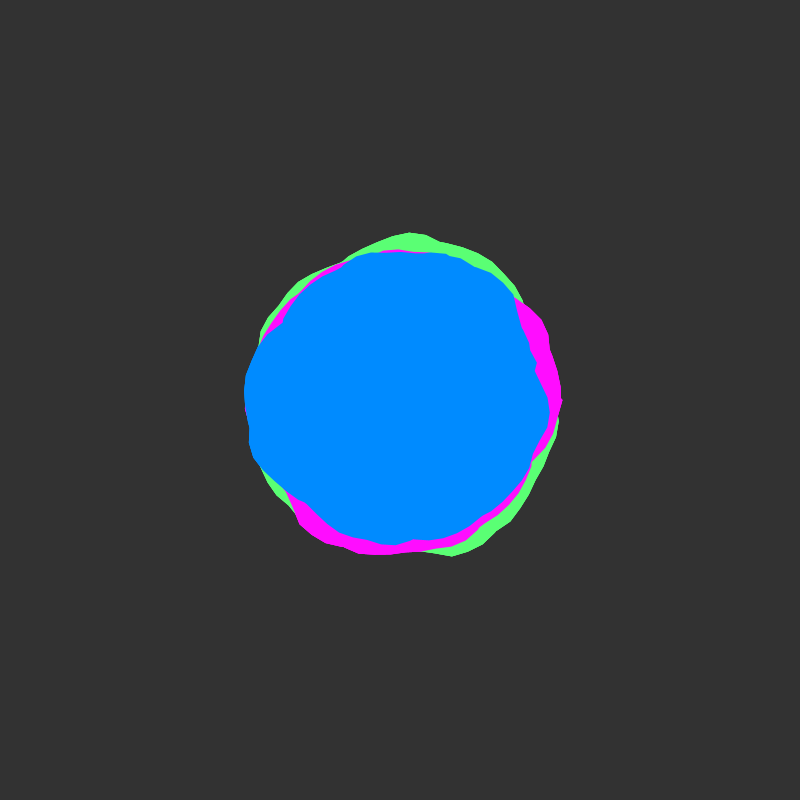
Frame 1 (no input)
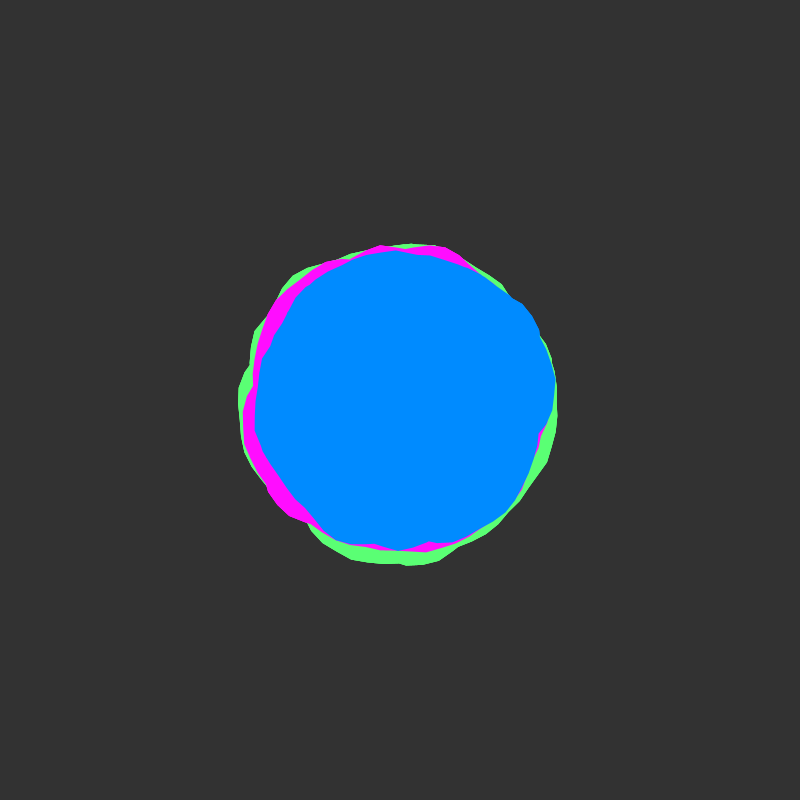
Frame 60 (the mouse pressed at the canvas centre just before this capture)
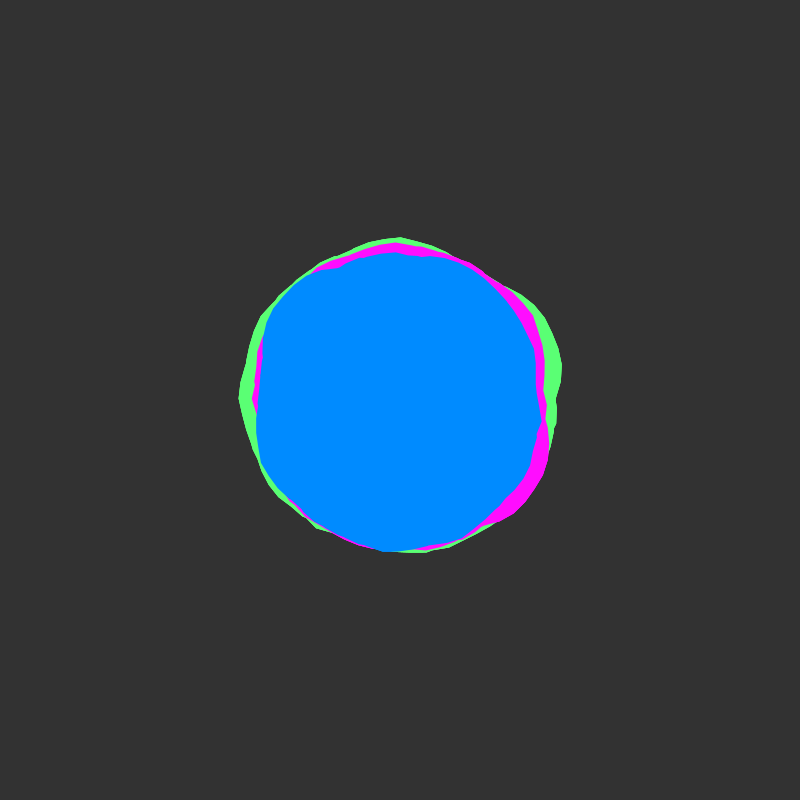
Frame 120 (the mouse held since frame 60 and released just before this capture)

The Processing sketch that drew these frames (run headless with seeded random() and noise(); from frame 60 on, the mouse is pressed at the canvas centre):

// Processing sketch: blobs
// ── blobs.pde
float yOffset = 0.0;

Blob[] blobs = new Blob[3];

void setup() {
  size(800, 800);
  noStroke();

  for (int i = 0; i < blobs.length; i++) {
    blobs[i] = new Blob();
  }
}

void draw() {
  background(50);
  translate(width / 2, height / 2);

  for (Blob blob : blobs) {
    blob.makeBlob(150.0, 3.0, color(90, 255, 116, 255));
    blob.makeBlob(145.0, 2.0, color(255, 13, 255, 255));
    blob.makeBlob(140.0, 5.0, color(0, 139, 255, 255));
  }

  yOffset += 0.02;
}


class Blob {

  void makeBlob(float radius, float _xoffset, color bColor) {

    fill(bColor);

    beginShape();

    float xOffset = _xoffset;
    for (float i = 0; i < 50; i += 0.1) {
      float offset = map(noise(xOffset, yOffset), 0, 1, -30, 30);
      float r = radius + offset;
      float x = r * cos(i);
      float y = r * sin(i);

      vertex(x, y);

      xOffset += 0.1;
    }

    endShape();
  }
}
